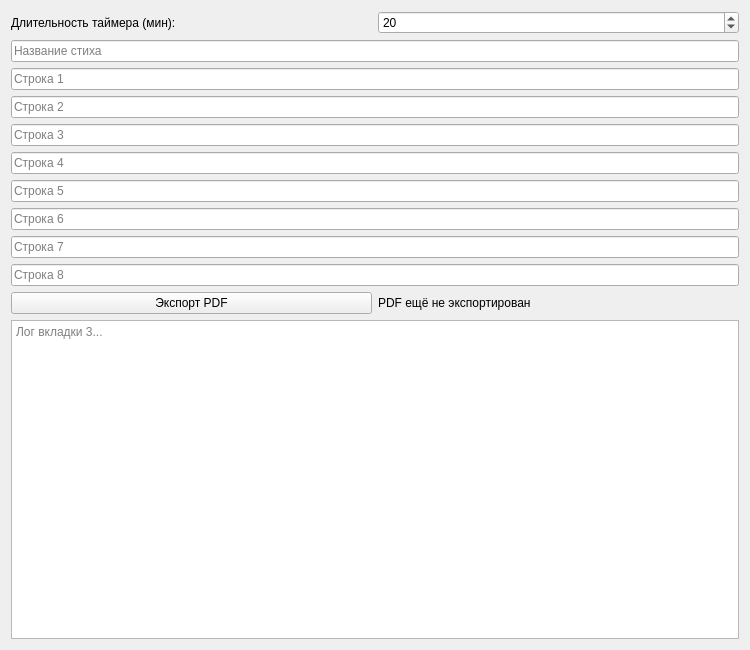
<?xml version="1.0" encoding="UTF-8"?>
<ui version="4.0">
 <class>Tab3Widget</class>
 <widget class="QWidget" name="Tab3Widget">
  <property name="geometry">
   <rect>
    <x>0</x>
    <y>0</y>
    <width>750</width>
    <height>650</height>
   </rect>
  </property>
  <layout class="QVBoxLayout" name="verticalLayoutRoot">
   <item>
    <layout class="QHBoxLayout" name="horizontalLayoutTimer">
     <item>
      <widget class="QLabel" name="labelTimerMinutesCaption">
       <property name="text">
        <string>Длительность таймера (мин):</string>
       </property>
      </widget>
     </item>
     <item>
      <widget class="QSpinBox" name="spinBoxTimerMinutes">
       <property name="minimum">
        <number>1</number>
       </property>
       <property name="maximum">
        <number>1000</number>
       </property>
       <property name="value">
        <number>20</number>
       </property>
      </widget>
     </item>
    </layout>
   </item>
   <item>
    <widget class="QLineEdit" name="lineEditTitle">
     <property name="placeholderText">
      <string>Название стиха</string>
     </property>
    </widget>
   </item>
   <item>
    <layout class="QGridLayout" name="gridLayoutPoem">
     <item row="0" column="0">
      <widget class="QLineEdit" name="lineEditLine0">
       <property name="placeholderText">
        <string>Строка 1</string>
       </property>
      </widget>
     </item>
     <item row="1" column="0">
      <widget class="QLineEdit" name="lineEditLine1">
       <property name="placeholderText">
        <string>Строка 2</string>
       </property>
      </widget>
     </item>
     <item row="2" column="0">
      <widget class="QLineEdit" name="lineEditLine2">
       <property name="placeholderText">
        <string>Строка 3</string>
       </property>
      </widget>
     </item>
     <item row="3" column="0">
      <widget class="QLineEdit" name="lineEditLine3">
       <property name="placeholderText">
        <string>Строка 4</string>
       </property>
      </widget>
     </item>
     <item row="4" column="0">
      <widget class="QLineEdit" name="lineEditLine4">
       <property name="placeholderText">
        <string>Строка 5</string>
       </property>
      </widget>
     </item>
     <item row="5" column="0">
      <widget class="QLineEdit" name="lineEditLine5">
       <property name="placeholderText">
        <string>Строка 6</string>
       </property>
      </widget>
     </item>
     <item row="6" column="0">
      <widget class="QLineEdit" name="lineEditLine6">
       <property name="placeholderText">
        <string>Строка 7</string>
       </property>
      </widget>
     </item>
     <item row="7" column="0">
      <widget class="QLineEdit" name="lineEditLine7">
       <property name="placeholderText">
        <string>Строка 8</string>
       </property>
      </widget>
     </item>
    </layout>
   </item>
   <item>
    <layout class="QHBoxLayout" name="horizontalLayoutExport">
     <item>
      <widget class="QPushButton" name="buttonExportPdf">
       <property name="text">
        <string>Экспорт PDF</string>
       </property>
      </widget>
     </item>
     <item>
      <widget class="QLabel" name="labelExportStatus">
       <property name="text">
        <string>PDF ещё не экспортирован</string>
       </property>
      </widget>
     </item>
    </layout>
   </item>
   <item>
    <widget class="QPlainTextEdit" name="plainTextEditLog">
     <property name="readOnly">
      <bool>true</bool>
     </property>
     <property name="placeholderText">
      <string>Лог вкладки 3...</string>
     </property>
    </widget>
   </item>
  </layout>
 </widget>
 <resources/>
 <connections/>
</ui>
